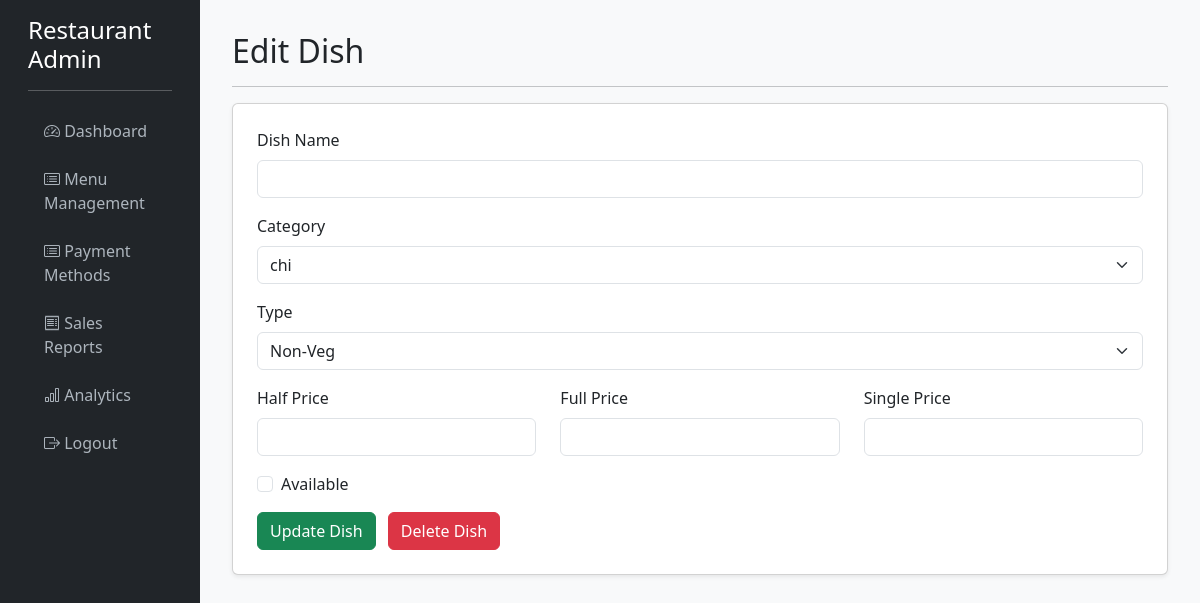
Before: /admin/edit_dish?id=1 (signed in) with the older database file.
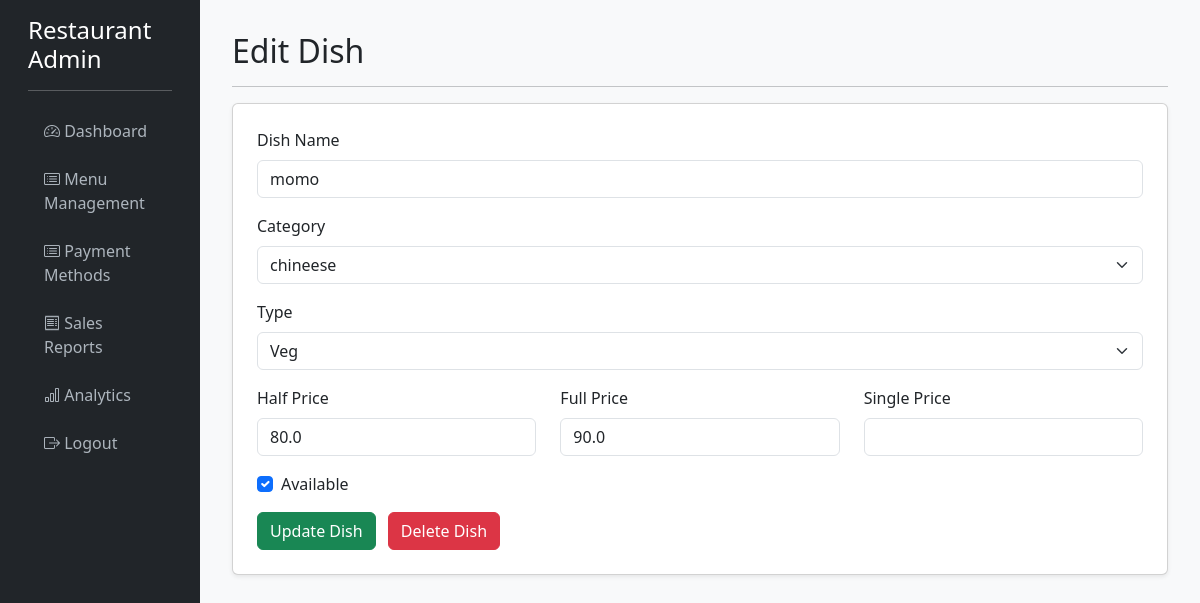
After: the same page with the newer database file.
### tables this page shows
CREATE TABLE dishes (
                id INTEGER PRIMARY KEY AUTOINCREMENT,
                category_name TEXT NOT NULL,
                name TEXT NOT NULL,
                image TEXT,
                available INTEGER DEFAULT 1,
                half_price REAL,
                full_price REAL,
                single_price REAL,
                created_at TEXT NOT NULL DEFAULT CURRENT_TIMESTAMP,
                updated_at TEXT,
                is_veg INTEGER NOT NULL DEFAULT 1
            );

CREATE TABLE categories (
                id INTEGER PRIMARY KEY AUTOINCREMENT,
                name TEXT NOT NULL UNIQUE,
                created_at TEXT NOT NULL DEFAULT CURRENT_TIMESTAMP
            );

### app.py (the view, shortened to what this page needs)
@admin_bp.route("/edit_dish", methods=["GET", "POST"])
def edit_dish():
	if not session.get('logged_in'):
		return redirect(url_for("admin.login"))
	dish_id = request.args.get("id")
	db = get_db()
	cursor = db.cursor()
	cursor.execute("SELECT * FROM dishes WHERE id=?", (dish_id,))
	dish = cursor.fetchone()
	cursor.execute("SELECT id, name FROM categories")
	categories = cursor.fetchall()
	cursor.close()
	return render_template("admin/edit_dish.html", dish=dish, categories=categories)

### app.py (called while the page is built, shortened)
def get_db():
	db = getattr(g, '_database', None)
	if db is None:
		db = g._database = sqlite3.connect('restaurant.db')
		db.row_factory = sqlite3.Row  # This enables dictionary-like access
	return db

@app.teardown_appcontext
def close_connection(exception):
	db = getattr(g, '_database', None)
	if db is not None:
		db.close()

def is_session_expired(x):
	if x == "admin":
		if 'logged_in' not in session or 'last_activity' not in session:
			return True
		timeout = 3600
		if time.time() - session['last_activity'] > timeout:
			return True
		session['last_activity'] = time.time()
	return False

@admin_bp.before_request
def before_admin_request():
	if request.endpoint and request.endpoint.startswith('admin.'):
		if request.endpoint not in ['admin.login', 'admin.forget_password']:
			if session.get('admin_device_id') != request.remote_addr:
				flash("Access denied. You can only access this page from the device you logged in on.", "danger")
				session.clear()
				return redirect(url_for("admin.login"))
			if is_session_expired("admin"):
				session.clear()
				flash("Your session has expired. Please log in again.", "info")
				return redirect(url_for("admin.login"))

### templates/admin/edit_dish.html (shortened to what this page needs)
{% extends "base_admin.html" %}
{% block page_title %}Edit Dish{% endblock %}
{% block content %}
<div class="card p-4 shadow-sm">
    <form method="POST">
        <div class="mb-3">
            <label class="form-label">Dish Name</label>
            <input type="text" class="form-control" name="name" value="{{ dish.name }}" required>
        </div>
        <div class="mb-3">
            <label class="form-label">Category</label>
            <select name="category" class="form-select" required>
                {% for cat in categories %}
                    <option value="{{ cat.name }}" {% if dish.category_name == cat.name %}selected{% endif %}>
                        {{ cat.name }}
                    </option>
                {% endfor %}
            </select>
        </div>
        <div class="mb-3">
            <label class="form-label">Type</label>
            <select name="is_veg" class="form-select" required>
                <option value="1" {% if dish.is_veg %}selected{% endif %}>Veg</option>
                <option value="0" {% if not dish.is_veg %}selected{% endif %}>Non-Veg</option>
            </select>
        </div>
        <div class="mb-3 row">
            <div class="col">
                <label class="form-label">Half Price</label>
                <input type="number" class="form-control" name="half_price" value="{{ dish.half_price }}">
            </div>
            <div class="col">
                <label class="form-label">Full Price</label>
                <input type="number" class="form-control" name="full_price" value="{{ dish.full_price }}">
            </div>
            <div class="col">
                <label class="form-label">Single Price</label>
                <input type="number" class="form-control" name="single_price" value="{{ dish.single_price }}">
            </div>
        </div>
        <div class="form-check mb-3">
            <input class="form-check-input" type="checkbox" name="available" id="available" {% if dish.available %}checked{% endif %}>
            <label class="form-check-label" for="available">Available</label>
        </div>
        <button type="submit" class="btn btn-success">Update Dish</button>
        <a href="{{ url_for('admin.delete_dish', id=dish.id) }}" class="btn btn-danger ms-2"
           onclick="return confirm('Are you sure you want to delete this dish?');">
           Delete Dish
        </a>
    </form>
</div>
{% endblock %}

Changed rows visible on the page:
added dishes: name "momo", category "chineese", is_veg "Veg", half_price "80.0", full_price "90.0", available "☑"
Other visible differences:
form field category: "chi" → (not shown)
form field is_veg: "Non-Veg" → (not shown)
form field available: "☐" → (not shown)
